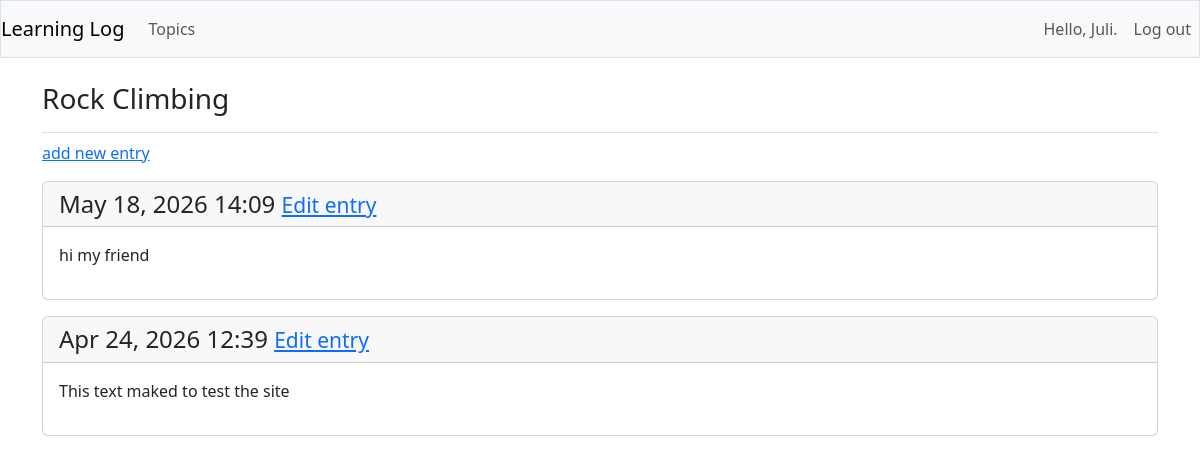
The page /topics/2/ (signed in) on the database its author committed.
### learning_logs/models.py (models this page shows, shortened)
class Topic(models.Model):
	text = models.CharField(max_length=200)
	date_added = models.DateTimeField(auto_now_add=True)
	owner = models.ForeignKey(User, on_delete=models.CASCADE)
	def __str__(self):
		return self.text

class Entry(models.Model):
	topic = models.ForeignKey(Topic, on_delete=models.CASCADE)
	text = models.TextField()
	date_added = models.DateTimeField(auto_now_add=True)
	class Meta:
		verbose_name_plural = 'entries'

### learning_logs/views.py (the view)
# urls.py: path('topics/<int:topic_id>/', views.topic, name='topic'),
@login_required
def topic(request, topic_id):
	topic = check_topic_owner(request, topic_id)
	entries = topic.entry_set.order_by('-date_added')
	context = {'topic': topic, 'entries': entries}
	return render(request, 'learning_logs/topic.html', context)

### learning_logs/views.py (called while the page is built)
def check_topic_owner(request, topic_id):
	topic = Topic.objects.get(id=topic_id)
	if topic.owner != request.user:
		raise Http404
	return topic

### learning_logs/templates/learning_logs/topic.html
{% extends "learning_logs/base.html" %}
{% block page_header %}
  <h3>{{ topic }}</h3>
{% endblock page_header %}
{% block content %}
    <p>
<a href="{% url 'learning_logs:new_entry' topic.id %}">add new entry</a>
    </p>
    {% for entry in entries %}
        <div class="card mb-3">
          <h4 class="card-header">
        	{{ entry.date_added|date:'M d, Y H:i' }}
        	<small><a href="{% url 'learning_logs:edit_entry' entry.id %}">   Edit entry</a></small>
          </h4>
          <div class="card-body">
            {{ entry.text|linebreaks }}
          </div>
        </div>
    {% empty %}
    	<li>There are no entries for this topic yet.</li>
    {% endfor %}
{% endblock content %}

### learning_logs/templates/learning_logs/base.html (shortened to what this page needs)
<!doctype html>
<html lang="en">
  <head>
	<link href="https://cdn.jsdelivr.net/npm/bootstrap@5.3.7/dist/css/bootstrap.min.css" rel="stylesheet">
</head>
<body>
	<nav class="navbar navbar-expand-md navbar-light bg-light mb-4 border">
		<a class="navbar-brand" href="{% url 'learning_logs:index'%}">
		  Learning Log</a>
		<div class="collapse navbar-collapse" id="navbarCollapse">
		  <ul class="navbar-nav me-auto">
		    <li class="nav-item">
		      <a class="nav-link" href="{% url 'learning_logs:topics' %}">
		          Topics</a></li>
		  </ul>
		  <ul class="navbar-nav ms-auto">
		  	{% if user.is_authenticated %}
		  	  <li class="nav-item">
		  	  	<a class="nav-link">Hello, {{ user.username }}.</a>
		  	  </li>
		  	  <li class="nav-item">
		  	  	<form action="{% url 'users:logout' %}" method="post">
		  	  		<button type="submit" class="nav-link">
		  	  			Log out
		  	  		</button>
		  	  	</form>
		  	  </li>
		  	{% else %}
		  	  <li class="nav-item">
		  	  	<a class="nav-link" href="{% url 'users:register' %}">Register</a>
		  	  </li>
		  	  <li class="nav-item">
		  	  	<a class="nav-link" href="{% url 'users:login' %}">Log in</a></li>
		  	 {% endif %}
		  </ul>
		</div>
	</nav>
	<main role="main" class="container">
		<div class="pb-2 mb-2 border-bottom">
			{% block page_header %}{% endblock page_header %}
		</div>
		<div>
			{% block content %}{% endblock content %}
		</div>
    </main>
</body>
</html>

### rows shown on the page
Topic: text "Rock Climbing"
Entry: date_added "May 18, 2026 14:09", text "hi my friend"
Entry: date_added "Apr 24, 2026 12:39", text "This text maked to test the site"

### other values the page prints
{{ user.username }} "Juli"
